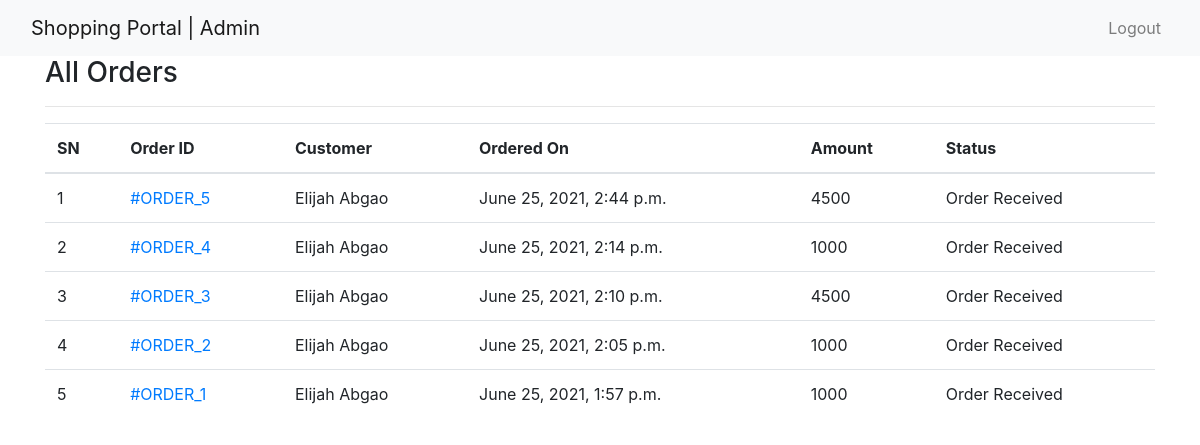
The app's page /admin-all-orders/ (signed in), older data.
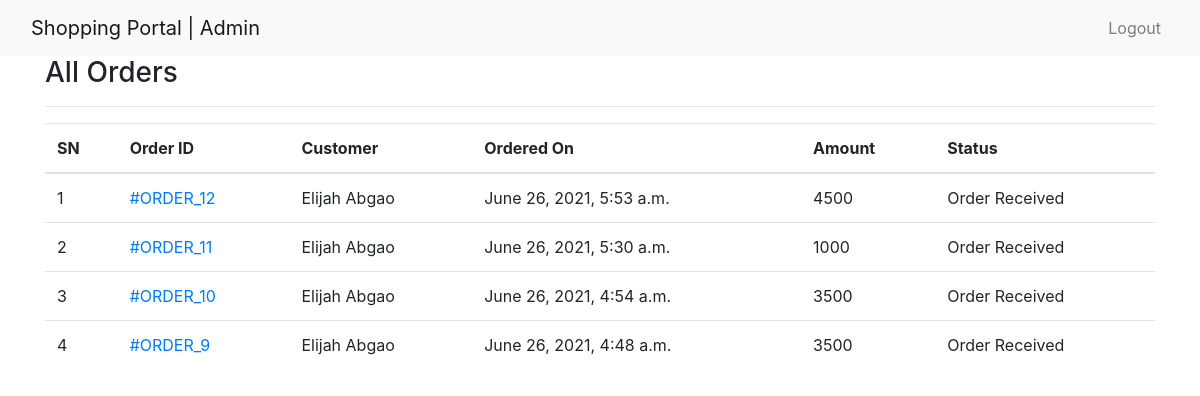
The same page, newer data.
### ecomapp/models.py (models this page shows, shortened)
class Order(models.Model):
    cart = models.OneToOneField(Cart, on_delete=models.CASCADE)
    fullname = models.CharField(max_length=200)
    barangay = models.CharField(max_length=200, null=True, blank=True)
    street = models.CharField(max_length=200, null=True, blank=True)
    city = models.CharField(max_length=200, null=True, blank=True)
    province = models.CharField(max_length=200, null=True, blank=True)
    postal = models.IntegerField(null=True, blank=True)
    mobile = models.CharField(max_length=11)
    email = models.EmailField(null=True, blank=True)
    subtotal = models.PositiveIntegerField()
    discount = models.PositiveIntegerField()
    total = models.PositiveIntegerField()
    order_status = models.CharField(max_length=50, choices=ORDER_STATUS)
    created_at = models.DateTimeField(auto_now_add=True)
    payment_completed = models.BooleanField(default=False, null=True, blank=True)
    number = models.CharField(max_length=20)
    transaction_id = models.CharField(max_length=255)

### ecomapp/views.py (the view)
# urls.py: path("admin-all-orders/", AdminOrderListView.as_view(), name="adminorderlist"),
class AdminOrderListView(AdminRequiredMixin, ListView):
    template_name = "adminpages/adminorderlist.html"
    queryset = Order.objects.all().order_by("-id")
    context_object_name = "allorders"

### ecomapp/views.py (called while the page is built)
    def dispatch(self, request, *args, **kwargs):
        if request.user.is_authenticated and Admin.objects.filter(user=request.user).exists():
            pass
        else:
            return redirect("/admin-login/")
        return super().dispatch(request, *args, **kwargs)

### templates/adminpages/adminorderlist.html (shortened to what this page needs)
{% extends 'adminpages/adminbase.html' %}
{% block content %}
<div class="container">
    <div class="row">
        <div class="col-md-12">
            <h3>All Orders</h3><hr>
            <table class="table">
                <thead>
                    <tr>
                        <th>SN</th>
                        <th>Order ID </th>
                        <th>Customer</th>
                        <th>Ordered On</th>
                        <th>Amount</th>
                        <th>Status</th>
                    </tr>
                </thead>
                <tbody>
                    {% for order in allorders %}
                    <tr>
                        <td>{{forloop.counter}}</td>
                        <td><a href="{% url 'ecomapp:adminorderdetail' order.id %}">#ORDER_{{order.id}}</a></td>
                        <td>{{order.fullname}}</td>
                        <td>{{order.created_at}}</td>
                        <td>{{order.total}}</td>
                        <td>{{order.order_status}}</td>
                    </tr>
                    {% endfor %}
                </tbody>
            </table>
        </div>
    </div>
</div>
{% endblock %}

Row changes from the older to the newer data that the page shows:
removed Order: id "5", fullname "Elijah Abgao", created_at "June 25, 2021, 2:44 p.m.", total "4500", order_status "Order Received"
removed Order: id "4", fullname "Elijah Abgao", created_at "June 25, 2021, 2:14 p.m.", total "1000", order_status "Order Received"
removed Order: id "3", fullname "Elijah Abgao", created_at "June 25, 2021, 2:10 p.m.", total "4500", order_status "Order Received"
removed Order: id "2", fullname "Elijah Abgao", created_at "June 25, 2021, 2:05 p.m.", total "1000", order_status "Order Received"
removed Order: id "1", fullname "Elijah Abgao", created_at "June 25, 2021, 1:57 p.m.", total "1000", order_status "Order Received"
added Order: id "12", fullname "Elijah Abgao", created_at "June 26, 2021, 5:53 a.m.", total "4500", order_status "Order Received"
added Order: id "11", fullname "Elijah Abgao", created_at "June 26, 2021, 5:30 a.m.", total "1000", order_status "Order Received"
added Order: id "10", fullname "Elijah Abgao", created_at "June 26, 2021, 4:54 a.m.", total "3500", order_status "Order Received"
added Order: id "9", fullname "Elijah Abgao", created_at "June 26, 2021, 4:48 a.m.", total "3500", order_status "Order Received"
